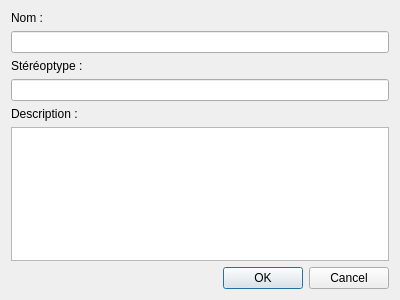
<?xml version="1.0" encoding="UTF-8"?>
<ui version="4.0">
 <class>DlgPackage</class>
 <widget class="QDialog" name="DlgPackage">
  <property name="geometry">
   <rect>
    <x>0</x>
    <y>0</y>
    <width>400</width>
    <height>300</height>
   </rect>
  </property>
  <property name="windowTitle">
   <string>Dialog</string>
  </property>
  <layout class="QVBoxLayout" name="verticalLayout_2">
   <item>
    <layout class="QVBoxLayout" name="vblMain">
     <item>
      <widget class="QLabel" name="lblName">
       <property name="text">
        <string>Nom :</string>
       </property>
      </widget>
     </item>
     <item>
      <widget class="QLineEdit" name="ldtNom"/>
     </item>
     <item>
      <widget class="QLabel" name="lblStereotype">
       <property name="text">
        <string>Stéréoptype :</string>
       </property>
      </widget>
     </item>
     <item>
      <widget class="QLineEdit" name="ldtStereotype"/>
     </item>
     <item>
      <widget class="QLabel" name="lblDescription">
       <property name="text">
        <string>Description :</string>
       </property>
      </widget>
     </item>
     <item>
      <widget class="QPlainTextEdit" name="tdtDescription"/>
     </item>
    </layout>
   </item>
   <item>
    <widget class="QDialogButtonBox" name="buttonBox">
     <property name="orientation">
      <enum>Qt::Horizontal</enum>
     </property>
     <property name="standardButtons">
      <set>QDialogButtonBox::Cancel|QDialogButtonBox::Ok</set>
     </property>
    </widget>
   </item>
  </layout>
 </widget>
 <resources/>
 <connections>
  <connection>
   <sender>buttonBox</sender>
   <signal>accepted()</signal>
   <receiver>DlgPackage</receiver>
   <slot>accept()</slot>
   <hints>
    <hint type="sourcelabel">
     <x>248</x>
     <y>254</y>
    </hint>
    <hint type="destinationlabel">
     <x>157</x>
     <y>274</y>
    </hint>
   </hints>
  </connection>
  <connection>
   <sender>buttonBox</sender>
   <signal>rejected()</signal>
   <receiver>DlgPackage</receiver>
   <slot>reject()</slot>
   <hints>
    <hint type="sourcelabel">
     <x>316</x>
     <y>260</y>
    </hint>
    <hint type="destinationlabel">
     <x>286</x>
     <y>274</y>
    </hint>
   </hints>
  </connection>
 </connections>
</ui>
